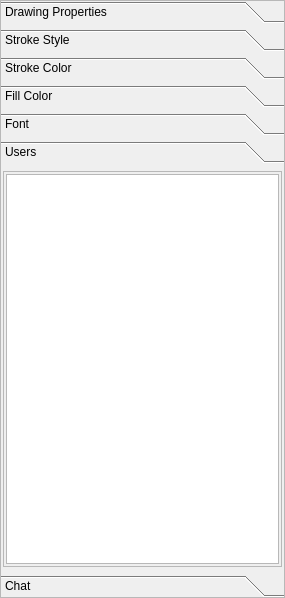
<?xml version="1.0" encoding="UTF-8"?>
<ui version="4.0">
 <class>ToolBox</class>
 <widget class="QToolBox" name="ToolBox">
  <property name="geometry">
   <rect>
    <x>0</x>
    <y>0</y>
    <width>285</width>
    <height>598</height>
   </rect>
  </property>
  <property name="windowTitle">
   <string>ToolBox</string>
  </property>
  <property name="windowIcon">
   <iconset resource="rsrc.qrc">
    <normaloff>:/icons/resources/icons/app-icons/logo_small.png</normaloff>:/icons/resources/icons/app-icons/logo_small.png</iconset>
  </property>
  <property name="autoFillBackground">
   <bool>true</bool>
  </property>
  <property name="styleSheet">
   <string>0</string>
  </property>
  <property name="frameShape">
   <enum>QFrame::StyledPanel</enum>
  </property>
  <property name="currentIndex">
   <number>5</number>
  </property>
  <widget class="QWidget" name="drawingPage">
   <property name="geometry">
    <rect>
     <x>0</x>
     <y>0</y>
     <width>283</width>
     <height>351</height>
    </rect>
   </property>
   <attribute name="icon">
    <iconset resource="rsrc.qrc">
     <normaloff>:/icons/resources/icons/app-icons/property.png</normaloff>:/icons/resources/icons/app-icons/property.png</iconset>
   </attribute>
   <attribute name="label">
    <string>Drawing Properties</string>
   </attribute>
   <layout class="QVBoxLayout" name="verticalLayout_14">
    <item>
     <widget class="QScrollArea" name="scrollArea_6">
      <property name="widgetResizable">
       <bool>true</bool>
      </property>
      <widget class="QWidget" name="scrollAreaWidgetContents_6">
       <property name="geometry">
        <rect>
         <x>0</x>
         <y>0</y>
         <width>263</width>
         <height>331</height>
        </rect>
       </property>
       <layout class="QVBoxLayout" name="verticalLayout_15">
        <item>
         <widget class="QTableWidget" name="tableWidget">
          <property name="alternatingRowColors">
           <bool>true</bool>
          </property>
          <property name="sortingEnabled">
           <bool>true</bool>
          </property>
          <attribute name="verticalHeaderVisible">
           <bool>false</bool>
          </attribute>
          <row>
           <property name="text">
            <string>New Row</string>
           </property>
          </row>
          <row>
           <property name="text">
            <string>New Row</string>
           </property>
          </row>
          <row>
           <property name="text">
            <string>New Row</string>
           </property>
          </row>
          <column>
           <property name="text">
            <string>Property</string>
           </property>
          </column>
          <column>
           <property name="text">
            <string>Value</string>
           </property>
          </column>
         </widget>
        </item>
       </layout>
      </widget>
     </widget>
    </item>
   </layout>
  </widget>
  <widget class="QWidget" name="strokeStylePage">
   <property name="geometry">
    <rect>
     <x>0</x>
     <y>0</y>
     <width>283</width>
     <height>351</height>
    </rect>
   </property>
   <attribute name="icon">
    <iconset resource="rsrc.qrc">
     <normaloff>:/icons/resources/icons/tool-icons/drawings.png</normaloff>:/icons/resources/icons/tool-icons/drawings.png</iconset>
   </attribute>
   <attribute name="label">
    <string>Stroke Style</string>
   </attribute>
   <layout class="QVBoxLayout" name="verticalLayout">
    <item>
     <widget class="QScrollArea" name="scrollArea">
      <property name="minimumSize">
       <size>
        <width>235</width>
        <height>0</height>
       </size>
      </property>
      <property name="autoFillBackground">
       <bool>false</bool>
      </property>
      <property name="styleSheet">
       <string notr="true">QScrollArea::title { 
    background-color: transparent;
     subcontrol-position: top left; /* position at the top left*/ 
     padding:2 13px;
 } 

QScrollArea { 
     border: 2px solid gray;
     background-color: lightgray;
     border-radius: 5px; 
 } </string>
      </property>
      <property name="frameShape">
       <enum>QFrame::NoFrame</enum>
      </property>
      <property name="frameShadow">
       <enum>QFrame::Plain</enum>
      </property>
      <property name="widgetResizable">
       <bool>true</bool>
      </property>
      <widget class="QWidget" name="scrollAreaWidgetContents">
       <property name="geometry">
        <rect>
         <x>0</x>
         <y>0</y>
         <width>261</width>
         <height>329</height>
        </rect>
       </property>
       <property name="minimumSize">
        <size>
         <width>200</width>
         <height>181</height>
        </size>
       </property>
       <layout class="QVBoxLayout" name="verticalLayout_2">
        <item>
         <layout class="QFormLayout" name="formLayout">
          <property name="fieldGrowthPolicy">
           <enum>QFormLayout::AllNonFixedFieldsGrow</enum>
          </property>
          <property name="labelAlignment">
           <set>Qt::AlignRight|Qt::AlignTrailing|Qt::AlignVCenter</set>
          </property>
          <property name="verticalSpacing">
           <number>10</number>
          </property>
          <item row="0" column="0">
           <widget class="QLabel" name="label_3">
            <property name="text">
             <string>Width:</string>
            </property>
            <property name="alignment">
             <set>Qt::AlignRight|Qt::AlignTrailing|Qt::AlignVCenter</set>
            </property>
           </widget>
          </item>
          <item row="0" column="1">
           <widget class="QDoubleSpinBox" name="widthSpinner">
            <property name="minimumSize">
             <size>
              <width>0</width>
              <height>0</height>
             </size>
            </property>
            <property name="maximumSize">
             <size>
              <width>16777215</width>
              <height>16777215</height>
             </size>
            </property>
            <property name="accelerated">
             <bool>true</bool>
            </property>
           </widget>
          </item>
          <item row="1" column="0">
           <widget class="QLabel" name="label">
            <property name="text">
             <string>Caps:</string>
            </property>
            <property name="alignment">
             <set>Qt::AlignRight|Qt::AlignTrailing|Qt::AlignVCenter</set>
            </property>
           </widget>
          </item>
          <item row="1" column="1">
           <layout class="QHBoxLayout" name="horizontalLayout">
            <property name="spacing">
             <number>9</number>
            </property>
            <item>
             <widget class="QPushButton" name="squareCapButton">
              <property name="maximumSize">
               <size>
                <width>32</width>
                <height>32</height>
               </size>
              </property>
              <property name="text">
               <string/>
              </property>
              <property name="icon">
               <iconset resource="rsrc.qrc">
                <normaloff>:/icons/resources/icons/app-icons/capsquare.png</normaloff>:/icons/resources/icons/app-icons/capsquare.png</iconset>
              </property>
              <property name="iconSize">
               <size>
                <width>18</width>
                <height>18</height>
               </size>
              </property>
              <property name="checkable">
               <bool>true</bool>
              </property>
              <attribute name="buttonGroup">
               <string>endCapsButtonGroup</string>
              </attribute>
             </widget>
            </item>
            <item>
             <widget class="QPushButton" name="roundCapButton">
              <property name="maximumSize">
               <size>
                <width>32</width>
                <height>32</height>
               </size>
              </property>
              <property name="text">
               <string/>
              </property>
              <property name="icon">
               <iconset resource="rsrc.qrc">
                <normaloff>:/icons/resources/icons/app-icons/capround.png</normaloff>:/icons/resources/icons/app-icons/capround.png</iconset>
              </property>
              <property name="iconSize">
               <size>
                <width>18</width>
                <height>18</height>
               </size>
              </property>
              <property name="checkable">
               <bool>true</bool>
              </property>
              <property name="default">
               <bool>false</bool>
              </property>
              <property name="flat">
               <bool>false</bool>
              </property>
              <attribute name="buttonGroup">
               <string>endCapsButtonGroup</string>
              </attribute>
             </widget>
            </item>
            <item>
             <widget class="QPushButton" name="flatCapButton">
              <property name="maximumSize">
               <size>
                <width>32</width>
                <height>32</height>
               </size>
              </property>
              <property name="text">
               <string/>
              </property>
              <property name="icon">
               <iconset resource="rsrc.qrc">
                <normaloff>:/icons/resources/icons/app-icons/capbutt.png</normaloff>:/icons/resources/icons/app-icons/capbutt.png</iconset>
              </property>
              <property name="iconSize">
               <size>
                <width>18</width>
                <height>18</height>
               </size>
              </property>
              <property name="checkable">
               <bool>true</bool>
              </property>
              <attribute name="buttonGroup">
               <string>endCapsButtonGroup</string>
              </attribute>
             </widget>
            </item>
           </layout>
          </item>
          <item row="2" column="0">
           <widget class="QLabel" name="label_2">
            <property name="text">
             <string>Joins:</string>
            </property>
            <property name="alignment">
             <set>Qt::AlignRight|Qt::AlignTrailing|Qt::AlignVCenter</set>
            </property>
           </widget>
          </item>
          <item row="2" column="1">
           <layout class="QHBoxLayout" name="horizontalLayout_2">
            <property name="spacing">
             <number>9</number>
            </property>
            <item>
             <widget class="QPushButton" name="roundJoinButton">
              <property name="maximumSize">
               <size>
                <width>32</width>
                <height>32</height>
               </size>
              </property>
              <property name="text">
               <string/>
              </property>
              <property name="icon">
               <iconset resource="rsrc.qrc">
                <normaloff>:/icons/resources/icons/app-icons/joinround.png</normaloff>:/icons/resources/icons/app-icons/joinround.png</iconset>
              </property>
              <property name="iconSize">
               <size>
                <width>18</width>
                <height>18</height>
               </size>
              </property>
              <property name="checkable">
               <bool>true</bool>
              </property>
              <attribute name="buttonGroup">
               <string>lineJoinsButtonGroup</string>
              </attribute>
             </widget>
            </item>
            <item>
             <widget class="QPushButton" name="miterJoinButton">
              <property name="maximumSize">
               <size>
                <width>32</width>
                <height>32</height>
               </size>
              </property>
              <property name="text">
               <string/>
              </property>
              <property name="icon">
               <iconset resource="rsrc.qrc">
                <normaloff>:/icons/resources/icons/app-icons/joinmiter.png</normaloff>:/icons/resources/icons/app-icons/joinmiter.png</iconset>
              </property>
              <property name="iconSize">
               <size>
                <width>18</width>
                <height>18</height>
               </size>
              </property>
              <property name="checkable">
               <bool>true</bool>
              </property>
              <attribute name="buttonGroup">
               <string>lineJoinsButtonGroup</string>
              </attribute>
             </widget>
            </item>
            <item>
             <widget class="QPushButton" name="bevelJoinButton">
              <property name="maximumSize">
               <size>
                <width>32</width>
                <height>32</height>
               </size>
              </property>
              <property name="text">
               <string/>
              </property>
              <property name="icon">
               <iconset resource="rsrc.qrc">
                <normaloff>:/icons/resources/icons/app-icons/joinbevel.png</normaloff>:/icons/resources/icons/app-icons/joinbevel.png</iconset>
              </property>
              <property name="iconSize">
               <size>
                <width>18</width>
                <height>18</height>
               </size>
              </property>
              <property name="checkable">
               <bool>true</bool>
              </property>
              <attribute name="buttonGroup">
               <string>lineJoinsButtonGroup</string>
              </attribute>
             </widget>
            </item>
           </layout>
          </item>
          <item row="3" column="0">
           <widget class="QLabel" name="label_4">
            <property name="text">
             <string>Dash:</string>
            </property>
            <property name="alignment">
             <set>Qt::AlignRight|Qt::AlignTrailing|Qt::AlignVCenter</set>
            </property>
           </widget>
          </item>
          <item row="3" column="1">
           <layout class="QHBoxLayout" name="horizontalLayout_3">
            <property name="sizeConstraint">
             <enum>QLayout::SetFixedSize</enum>
            </property>
            <item>
             <widget class="QComboBox" name="dashCombo">
              <property name="minimumSize">
               <size>
                <width>100</width>
                <height>0</height>
               </size>
              </property>
             </widget>
            </item>
            <item>
             <widget class="QDoubleSpinBox" name="dashPhaseSpinner">
              <property name="maximumSize">
               <size>
                <width>60</width>
                <height>16777215</height>
               </size>
              </property>
              <property name="accelerated">
               <bool>true</bool>
              </property>
              <property name="decimals">
               <number>1</number>
              </property>
             </widget>
            </item>
           </layout>
          </item>
         </layout>
        </item>
       </layout>
      </widget>
     </widget>
    </item>
   </layout>
  </widget>
  <widget class="QWidget" name="strokeColorPage">
   <property name="geometry">
    <rect>
     <x>0</x>
     <y>0</y>
     <width>283</width>
     <height>351</height>
    </rect>
   </property>
   <attribute name="icon">
    <iconset resource="rsrc.qrc">
     <normaloff>:/icons/resources/icons/tool-icons/color1.png</normaloff>:/icons/resources/icons/tool-icons/color1.png</iconset>
   </attribute>
   <attribute name="label">
    <string>Stroke Color</string>
   </attribute>
   <layout class="QVBoxLayout" name="verticalLayout_3">
    <item>
     <widget class="QScrollArea" name="scrollArea_2">
      <property name="styleSheet">
       <string notr="true">QScrollArea::title { 
    background-color: transparent;
     subcontrol-position: top left; /* position at the top left*/ 
     padding:2 13px;
 } 

QScrollArea { 
     border: 2px solid gray;
     background-color: lightgray;
     border-radius: 5px; 
 } </string>
      </property>
      <property name="frameShape">
       <enum>QFrame::NoFrame</enum>
      </property>
      <property name="frameShadow">
       <enum>QFrame::Plain</enum>
      </property>
      <property name="widgetResizable">
       <bool>true</bool>
      </property>
      <widget class="QWidget" name="scrollAreaWidgetContents_2">
       <property name="geometry">
        <rect>
         <x>0</x>
         <y>0</y>
         <width>246</width>
         <height>345</height>
        </rect>
       </property>
       <layout class="QVBoxLayout" name="verticalLayout_13">
        <item>
         <layout class="QVBoxLayout" name="verticalLayout_4">
          <item>
           <widget class="ColorWidget" name="strokeColor">
            <property name="toolTip">
             <string>Custom color widget</string>
            </property>
            <property name="whatsThis">
             <string>You don't care</string>
            </property>
           </widget>
          </item>
          <item>
           <layout class="QFormLayout" name="formLayout_2">
            <property name="horizontalSpacing">
             <number>22</number>
            </property>
            <property name="verticalSpacing">
             <number>9</number>
            </property>
            <property name="leftMargin">
             <number>9</number>
            </property>
            <property name="topMargin">
             <number>0</number>
            </property>
            <property name="rightMargin">
             <number>9</number>
            </property>
            <property name="bottomMargin">
             <number>9</number>
            </property>
            <item row="0" column="0">
             <widget class="QLabel" name="label_14">
              <property name="text">
               <string>Current Color:</string>
              </property>
             </widget>
            </item>
            <item row="0" column="1">
             <widget class="QLabel" name="strokeColorLabel">
              <property name="styleSheet">
               <string notr="true">QLabel {
	border: 1px solid 
}</string>
              </property>
              <property name="text">
               <string/>
              </property>
             </widget>
            </item>
            <item row="1" column="0">
             <widget class="QLabel" name="label_6">
              <property name="text">
               <string>Stroke Enabled:</string>
              </property>
             </widget>
            </item>
            <item row="1" column="1">
             <widget class="QCheckBox" name="shouldStrokeCheckbox">
              <property name="layoutDirection">
               <enum>Qt::RightToLeft</enum>
              </property>
              <property name="text">
               <string/>
              </property>
             </widget>
            </item>
           </layout>
          </item>
         </layout>
        </item>
       </layout>
      </widget>
     </widget>
    </item>
   </layout>
  </widget>
  <widget class="QWidget" name="strokeFillPage">
   <property name="geometry">
    <rect>
     <x>0</x>
     <y>0</y>
     <width>283</width>
     <height>351</height>
    </rect>
   </property>
   <property name="autoFillBackground">
    <bool>true</bool>
   </property>
   <attribute name="icon">
    <iconset resource="rsrc.qrc">
     <normaloff>:/icons/resources/icons/tool-icons/color1.png</normaloff>:/icons/resources/icons/tool-icons/color1.png</iconset>
   </attribute>
   <attribute name="label">
    <string>Fill Color</string>
   </attribute>
   <layout class="QVBoxLayout" name="verticalLayout_9">
    <item>
     <widget class="QScrollArea" name="scrollArea_3">
      <property name="autoFillBackground">
       <bool>true</bool>
      </property>
      <property name="styleSheet">
       <string notr="true">QScrollArea::title { 
    background-color: transparent;
     subcontrol-position: top left; /* position at the top left*/ 
     padding:2 13px;
 } 

QScrollArea { 
     border: 2px solid gray;
     background-color: lightgray;
     border-radius: 5px; 
 } 
</string>
      </property>
      <property name="frameShape">
       <enum>QFrame::NoFrame</enum>
      </property>
      <property name="frameShadow">
       <enum>QFrame::Plain</enum>
      </property>
      <property name="widgetResizable">
       <bool>true</bool>
      </property>
      <widget class="QWidget" name="scrollAreaWidgetContents_3">
       <property name="geometry">
        <rect>
         <x>0</x>
         <y>0</y>
         <width>246</width>
         <height>339</height>
        </rect>
       </property>
       <property name="minimumSize">
        <size>
         <width>0</width>
         <height>0</height>
        </size>
       </property>
       <property name="autoFillBackground">
        <bool>true</bool>
       </property>
       <layout class="QVBoxLayout" name="verticalLayout_12">
        <item>
         <layout class="QVBoxLayout" name="verticalLayout_5">
          <property name="spacing">
           <number>0</number>
          </property>
          <item>
           <widget class="ColorWidget" name="fillColor">
            <property name="toolTip">
             <string>Custom color widget</string>
            </property>
            <property name="whatsThis">
             <string>You don't care</string>
            </property>
           </widget>
          </item>
          <item>
           <layout class="QFormLayout" name="formLayout_3">
            <property name="sizeConstraint">
             <enum>QLayout::SetMaximumSize</enum>
            </property>
            <property name="fieldGrowthPolicy">
             <enum>QFormLayout::AllNonFixedFieldsGrow</enum>
            </property>
            <property name="labelAlignment">
             <set>Qt::AlignRight|Qt::AlignTrailing|Qt::AlignVCenter</set>
            </property>
            <property name="formAlignment">
             <set>Qt::AlignRight|Qt::AlignTop|Qt::AlignTrailing</set>
            </property>
            <property name="horizontalSpacing">
             <number>22</number>
            </property>
            <property name="verticalSpacing">
             <number>9</number>
            </property>
            <property name="leftMargin">
             <number>9</number>
            </property>
            <property name="topMargin">
             <number>0</number>
            </property>
            <property name="rightMargin">
             <number>9</number>
            </property>
            <property name="bottomMargin">
             <number>9</number>
            </property>
            <item row="0" column="0">
             <widget class="QLabel" name="label_8">
              <property name="text">
               <string>Current Color:</string>
              </property>
             </widget>
            </item>
            <item row="0" column="1">
             <widget class="QLabel" name="fillColorLabel">
              <property name="minimumSize">
               <size>
                <width>0</width>
                <height>0</height>
               </size>
              </property>
              <property name="maximumSize">
               <size>
                <width>16777215</width>
                <height>16777215</height>
               </size>
              </property>
              <property name="layoutDirection">
               <enum>Qt::LeftToRight</enum>
              </property>
              <property name="styleSheet">
               <string notr="true">QLabel {
	border: 1px solid black;
}</string>
              </property>
              <property name="text">
               <string/>
              </property>
              <property name="alignment">
               <set>Qt::AlignRight|Qt::AlignTrailing|Qt::AlignVCenter</set>
              </property>
             </widget>
            </item>
            <item row="1" column="0">
             <widget class="QLabel" name="label_9">
              <property name="autoFillBackground">
               <bool>false</bool>
              </property>
              <property name="text">
               <string>Fill Enabled:</string>
              </property>
              <property name="alignment">
               <set>Qt::AlignRight|Qt::AlignTrailing|Qt::AlignVCenter</set>
              </property>
             </widget>
            </item>
            <item row="1" column="1">
             <widget class="QCheckBox" name="shouldFillCheckbox">
              <property name="layoutDirection">
               <enum>Qt::RightToLeft</enum>
              </property>
              <property name="autoFillBackground">
               <bool>false</bool>
              </property>
              <property name="text">
               <string/>
              </property>
             </widget>
            </item>
           </layout>
          </item>
         </layout>
        </item>
       </layout>
      </widget>
     </widget>
    </item>
   </layout>
  </widget>
  <widget class="QWidget" name="fontPage">
   <property name="geometry">
    <rect>
     <x>0</x>
     <y>0</y>
     <width>283</width>
     <height>351</height>
    </rect>
   </property>
   <attribute name="icon">
    <iconset resource="rsrc.qrc">
     <normaloff>:/icons/resources/icons/tool-icons/text.png</normaloff>:/icons/resources/icons/tool-icons/text.png</iconset>
   </attribute>
   <attribute name="label">
    <string>Font</string>
   </attribute>
   <layout class="QVBoxLayout" name="verticalLayout_6">
    <item>
     <widget class="QScrollArea" name="scrollArea_4">
      <property name="minimumSize">
       <size>
        <width>0</width>
        <height>0</height>
       </size>
      </property>
      <property name="styleSheet">
       <string notr="true">QScrollArea::title { 
    background-color: transparent;
     subcontrol-position: top left; /* position at the top left*/ 
     padding:2 13px;
 } 

QScrollArea { 
     border: 2px solid gray;
     background-color: lightgray;
     border-radius: 5px; 
 } 
</string>
      </property>
      <property name="widgetResizable">
       <bool>true</bool>
      </property>
      <widget class="QWidget" name="scrollAreaWidgetContents_4">
       <property name="geometry">
        <rect>
         <x>0</x>
         <y>0</y>
         <width>261</width>
         <height>329</height>
        </rect>
       </property>
       <property name="minimumSize">
        <size>
         <width>180</width>
         <height>0</height>
        </size>
       </property>
       <layout class="QVBoxLayout" name="verticalLayout_8">
        <item>
         <layout class="QFormLayout" name="formLayout_4">
          <property name="sizeConstraint">
           <enum>QLayout::SetMinimumSize</enum>
          </property>
          <property name="fieldGrowthPolicy">
           <enum>QFormLayout::AllNonFixedFieldsGrow</enum>
          </property>
          <property name="labelAlignment">
           <set>Qt::AlignRight|Qt::AlignTrailing|Qt::AlignVCenter</set>
          </property>
          <property name="horizontalSpacing">
           <number>0</number>
          </property>
          <property name="verticalSpacing">
           <number>0</number>
          </property>
          <item row="0" column="0">
           <widget class="QLabel" name="label_7">
            <property name="text">
             <string>Family:</string>
            </property>
           </widget>
          </item>
          <item row="0" column="1">
           <widget class="QFontComboBox" name="fontComboBox">
            <property name="maximumSize">
             <size>
              <width>16777215</width>
              <height>16777215</height>
             </size>
            </property>
           </widget>
          </item>
          <item row="1" column="0">
           <widget class="QLabel" name="label_10">
            <property name="text">
             <string>Style:</string>
            </property>
           </widget>
          </item>
          <item row="1" column="1">
           <layout class="QHBoxLayout" name="horizontalLayout_6">
            <property name="spacing">
             <number>6</number>
            </property>
            <item>
             <widget class="QPushButton" name="fontStyleBoldButton">
              <property name="maximumSize">
               <size>
                <width>24</width>
                <height>24</height>
               </size>
              </property>
              <property name="text">
               <string/>
              </property>
              <property name="icon">
               <iconset resource="rsrc.qrc">
                <normaloff>:/icons/resources/icons/app-icons/bold.png</normaloff>:/icons/resources/icons/app-icons/bold.png</iconset>
              </property>
              <property name="iconSize">
               <size>
                <width>18</width>
                <height>18</height>
               </size>
              </property>
              <property name="checkable">
               <bool>true</bool>
              </property>
             </widget>
            </item>
            <item>
             <widget class="QPushButton" name="fontStyleItalicButton">
              <property name="maximumSize">
               <size>
                <width>24</width>
                <height>24</height>
               </size>
              </property>
              <property name="text">
               <string/>
              </property>
              <property name="icon">
               <iconset resource="rsrc.qrc">
                <normaloff>:/icons/resources/icons/app-icons/italic.png</normaloff>:/icons/resources/icons/app-icons/italic.png</iconset>
              </property>
              <property name="iconSize">
               <size>
                <width>18</width>
                <height>18</height>
               </size>
              </property>
              <property name="checkable">
               <bool>true</bool>
              </property>
             </widget>
            </item>
           </layout>
          </item>
          <item row="2" column="0">
           <widget class="QLabel" name="label_11">
            <property name="text">
             <string>Size:</string>
            </property>
           </widget>
          </item>
          <item row="2" column="1">
           <widget class="QDoubleSpinBox" name="fontSizeSpinner">
            <property name="maximumSize">
             <size>
              <width>100</width>
              <height>16777215</height>
             </size>
            </property>
            <property name="accelerated">
             <bool>true</bool>
            </property>
           </widget>
          </item>
          <item row="3" column="0">
           <widget class="QLabel" name="label_12">
            <property name="text">
             <string>Text:</string>
            </property>
           </widget>
          </item>
          <item row="3" column="1">
           <widget class="QPlainTextEdit" name="fontTextArea">
            <property name="minimumSize">
             <size>
              <width>0</width>
              <height>0</height>
             </size>
            </property>
           </widget>
          </item>
          <item row="4" column="0">
           <widget class="QLabel" name="label_13">
            <property name="text">
             <string>Char left:</string>
            </property>
           </widget>
          </item>
          <item row="4" column="1">
           <widget class="QLCDNumber" name="charCounter">
            <property name="frameShape">
             <enum>QFrame::NoFrame</enum>
            </property>
            <property name="numDigits">
             <number>3</number>
            </property>
            <property name="segmentStyle">
             <enum>QLCDNumber::Flat</enum>
            </property>
            <property name="value" stdset="0">
             <double>512.000000000000000</double>
            </property>
           </widget>
          </item>
         </layout>
        </item>
       </layout>
      </widget>
     </widget>
    </item>
   </layout>
  </widget>
  <widget class="QWidget" name="usersPage">
   <property name="geometry">
    <rect>
     <x>0</x>
     <y>0</y>
     <width>283</width>
     <height>351</height>
    </rect>
   </property>
   <attribute name="icon">
    <iconset resource="rsrc.qrc">
     <normaloff>:/icons/resources/icons/app-icons/users.png</normaloff>:/icons/resources/icons/app-icons/users.png</iconset>
   </attribute>
   <attribute name="label">
    <string>Users</string>
   </attribute>
   <layout class="QVBoxLayout" name="verticalLayout_10">
    <property name="spacing">
     <number>6</number>
    </property>
    <property name="margin">
     <number>2</number>
    </property>
    <item>
     <widget class="QScrollArea" name="scrollArea_5">
      <property name="widgetResizable">
       <bool>true</bool>
      </property>
      <widget class="QWidget" name="scrollAreaWidgetContents_5">
       <property name="geometry">
        <rect>
         <x>0</x>
         <y>0</y>
         <width>277</width>
         <height>345</height>
        </rect>
       </property>
       <layout class="QVBoxLayout" name="verticalLayout_11">
        <property name="margin">
         <number>2</number>
        </property>
        <item>
         <widget class="QTreeView" name="treeView">
          <property name="sortingEnabled">
           <bool>true</bool>
          </property>
          <property name="animated">
           <bool>true</bool>
          </property>
          <attribute name="headerDefaultSectionSize">
           <number>0</number>
          </attribute>
         </widget>
        </item>
       </layout>
      </widget>
     </widget>
    </item>
   </layout>
  </widget>
  <widget class="QWidget" name="chatPage">
   <property name="geometry">
    <rect>
     <x>0</x>
     <y>0</y>
     <width>283</width>
     <height>351</height>
    </rect>
   </property>
   <attribute name="icon">
    <iconset resource="rsrc.qrc">
     <normaloff>:/icons/resources/icons/app-icons/chat.png</normaloff>:/icons/resources/icons/app-icons/chat.png</iconset>
   </attribute>
   <attribute name="label">
    <string>Chat</string>
   </attribute>
   <layout class="QVBoxLayout" name="verticalLayout_7">
    <item>
     <widget class="CustomChatWidget" name="chatWidget">
      <property name="toolTip">
       <string>Custom widget</string>
      </property>
      <property name="whatsThis">
       <string>You don't care</string>
      </property>
     </widget>
    </item>
   </layout>
  </widget>
  <action name="actionCapSquare">
   <property name="checkable">
    <bool>true</bool>
   </property>
   <property name="icon">
    <iconset resource="rsrc.qrc">
     <normaloff>:/icons/resources/icons/app-icons/capsquare.png</normaloff>:/icons/resources/icons/app-icons/capsquare.png</iconset>
   </property>
   <property name="text">
    <string>capSquare</string>
   </property>
  </action>
  <action name="actionCapRound">
   <property name="checkable">
    <bool>true</bool>
   </property>
   <property name="icon">
    <iconset resource="rsrc.qrc">
     <normaloff>:/icons/resources/icons/app-icons/capround.png</normaloff>:/icons/resources/icons/app-icons/capround.png</iconset>
   </property>
   <property name="text">
    <string>capRound</string>
   </property>
  </action>
  <action name="actionCapFlat">
   <property name="checkable">
    <bool>true</bool>
   </property>
   <property name="icon">
    <iconset resource="rsrc.qrc">
     <normaloff>:/icons/resources/icons/app-icons/capbutt.png</normaloff>:/icons/resources/icons/app-icons/capbutt.png</iconset>
   </property>
   <property name="text">
    <string>capFlat</string>
   </property>
  </action>
  <action name="actionJoinRound">
   <property name="checkable">
    <bool>true</bool>
   </property>
   <property name="icon">
    <iconset resource="rsrc.qrc">
     <normaloff>:/icons/resources/icons/app-icons/joinround.png</normaloff>:/icons/resources/icons/app-icons/joinround.png</iconset>
   </property>
   <property name="text">
    <string>joinRound</string>
   </property>
  </action>
  <action name="actionJoinMiter">
   <property name="checkable">
    <bool>true</bool>
   </property>
   <property name="icon">
    <iconset resource="rsrc.qrc">
     <normaloff>:/icons/resources/icons/app-icons/joinmiter.png</normaloff>:/icons/resources/icons/app-icons/joinmiter.png</iconset>
   </property>
   <property name="text">
    <string>joinMiter</string>
   </property>
  </action>
  <action name="actionJoinBevel">
   <property name="checkable">
    <bool>true</bool>
   </property>
   <property name="icon">
    <iconset resource="rsrc.qrc">
     <normaloff>:/icons/resources/icons/app-icons/joinbevel.png</normaloff>:/icons/resources/icons/app-icons/joinbevel.png</iconset>
   </property>
   <property name="text">
    <string>joinBevel</string>
   </property>
  </action>
  <action name="actionStrokeColor">
   <property name="icon">
    <iconset resource="rsrc.qrc">
     <normaloff>:/icons/resources/icons/tool-icons/color1.png</normaloff>:/icons/resources/icons/tool-icons/color1.png</iconset>
   </property>
   <property name="text">
    <string>strokeColor</string>
   </property>
  </action>
  <action name="actionFillColor">
   <property name="icon">
    <iconset resource="rsrc.qrc">
     <normaloff>:/icons/resources/icons/tool-icons/color1.png</normaloff>:/icons/resources/icons/tool-icons/color1.png</iconset>
   </property>
   <property name="text">
    <string>fillColor</string>
   </property>
  </action>
  <action name="actionShouldFill">
   <property name="checkable">
    <bool>true</bool>
   </property>
   <property name="text">
    <string>shouldFill</string>
   </property>
  </action>
  <action name="actionShouldStroke">
   <property name="checkable">
    <bool>true</bool>
   </property>
   <property name="text">
    <string>shouldStroke</string>
   </property>
  </action>
  <action name="actionWidthChange">
   <property name="text">
    <string>widthChange</string>
   </property>
  </action>
  <action name="actionDashSet">
   <property name="text">
    <string>dashSet</string>
   </property>
  </action>
  <action name="actionDashPhaseChange">
   <property name="text">
    <string>dashPhaseChange</string>
   </property>
  </action>
  <action name="actionFontStyleBold">
   <property name="checkable">
    <bool>true</bool>
   </property>
   <property name="icon">
    <iconset resource="rsrc.qrc">
     <normaloff>:/icons/resources/icons/app-icons/bold.png</normaloff>:/icons/resources/icons/app-icons/bold.png</iconset>
   </property>
   <property name="text">
    <string>fontStyleBold</string>
   </property>
  </action>
  <action name="actionFontStyleItalic">
   <property name="checkable">
    <bool>true</bool>
   </property>
   <property name="icon">
    <iconset resource="rsrc.qrc">
     <normaloff>:/icons/resources/icons/app-icons/italic.png</normaloff>:/icons/resources/icons/app-icons/italic.png</iconset>
   </property>
   <property name="text">
    <string>fontStyleItalic</string>
   </property>
  </action>
  <action name="actionFontFamilySet">
   <property name="icon">
    <iconset resource="rsrc.qrc">
     <normaloff>:/icons/resources/icons/tool-icons/text.png</normaloff>:/icons/resources/icons/tool-icons/text.png</iconset>
   </property>
   <property name="text">
    <string>fontFamilySet</string>
   </property>
  </action>
  <action name="actionFontSizeSet">
   <property name="text">
    <string>fontSizeSet</string>
   </property>
  </action>
  <action name="actionChangeCharCounter">
   <property name="text">
    <string>changeCharCounter</string>
   </property>
  </action>
 </widget>
 <customwidgets>
  <customwidget>
   <class>ColorWidget</class>
   <extends>QWidget</extends>
   <header>ColorWidget</header>
  </customwidget>
  <customwidget>
   <class>CustomChatWidget</class>
   <extends>QTabWidget</extends>
   <header>CustomChatWidget</header>
   <container>1</container>
  </customwidget>
 </customwidgets>
 <resources>
  <include location="rsrc.qrc"/>
 </resources>
 <connections>
  <connection>
   <sender>shouldFillCheckbox</sender>
   <signal>toggled(bool)</signal>
   <receiver>actionShouldFill</receiver>
   <slot>toggle()</slot>
   <hints>
    <hint type="sourcelabel">
     <x>234</x>
     <y>459</y>
    </hint>
    <hint type="destinationlabel">
     <x>-1</x>
     <y>-1</y>
    </hint>
   </hints>
  </connection>
  <connection>
   <sender>roundCapButton</sender>
   <signal>toggled(bool)</signal>
   <receiver>actionCapRound</receiver>
   <slot>toggle()</slot>
   <hints>
    <hint type="sourcelabel">
     <x>169</x>
     <y>161</y>
    </hint>
    <hint type="destinationlabel">
     <x>-1</x>
     <y>-1</y>
    </hint>
   </hints>
  </connection>
  <connection>
   <sender>dashCombo</sender>
   <signal>currentIndexChanged(int)</signal>
   <receiver>actionDashSet</receiver>
   <slot>trigger()</slot>
   <hints>
    <hint type="sourcelabel">
     <x>172</x>
     <y>244</y>
    </hint>
    <hint type="destinationlabel">
     <x>-1</x>
     <y>-1</y>
    </hint>
   </hints>
  </connection>
  <connection>
   <sender>widthSpinner</sender>
   <signal>valueChanged(double)</signal>
   <receiver>actionWidthChange</receiver>
   <slot>trigger()</slot>
   <hints>
    <hint type="sourcelabel">
     <x>235</x>
     <y>122</y>
    </hint>
    <hint type="destinationlabel">
     <x>-1</x>
     <y>-1</y>
    </hint>
   </hints>
  </connection>
  <connection>
   <sender>bevelJoinButton</sender>
   <signal>toggled(bool)</signal>
   <receiver>actionJoinBevel</receiver>
   <slot>toggle()</slot>
   <hints>
    <hint type="sourcelabel">
     <x>222</x>
     <y>201</y>
    </hint>
    <hint type="destinationlabel">
     <x>-1</x>
     <y>-1</y>
    </hint>
   </hints>
  </connection>
  <connection>
   <sender>miterJoinButton</sender>
   <signal>toggled(bool)</signal>
   <receiver>actionJoinMiter</receiver>
   <slot>toggle()</slot>
   <hints>
    <hint type="sourcelabel">
     <x>169</x>
     <y>201</y>
    </hint>
    <hint type="destinationlabel">
     <x>-1</x>
     <y>-1</y>
    </hint>
   </hints>
  </connection>
  <connection>
   <sender>flatCapButton</sender>
   <signal>toggled(bool)</signal>
   <receiver>actionCapFlat</receiver>
   <slot>toggle()</slot>
   <hints>
    <hint type="sourcelabel">
     <x>222</x>
     <y>161</y>
    </hint>
    <hint type="destinationlabel">
     <x>-1</x>
     <y>-1</y>
    </hint>
   </hints>
  </connection>
  <connection>
   <sender>squareCapButton</sender>
   <signal>toggled(bool)</signal>
   <receiver>actionCapSquare</receiver>
   <slot>toggle()</slot>
   <hints>
    <hint type="sourcelabel">
     <x>116</x>
     <y>161</y>
    </hint>
    <hint type="destinationlabel">
     <x>-1</x>
     <y>-1</y>
    </hint>
   </hints>
  </connection>
  <connection>
   <sender>roundJoinButton</sender>
   <signal>toggled(bool)</signal>
   <receiver>actionJoinRound</receiver>
   <slot>toggle()</slot>
   <hints>
    <hint type="sourcelabel">
     <x>116</x>
     <y>201</y>
    </hint>
    <hint type="destinationlabel">
     <x>-1</x>
     <y>-1</y>
    </hint>
   </hints>
  </connection>
  <connection>
   <sender>dashPhaseSpinner</sender>
   <signal>valueChanged(double)</signal>
   <receiver>actionDashPhaseChange</receiver>
   <slot>trigger()</slot>
   <hints>
    <hint type="sourcelabel">
     <x>234</x>
     <y>244</y>
    </hint>
    <hint type="destinationlabel">
     <x>-1</x>
     <y>-1</y>
    </hint>
   </hints>
  </connection>
  <connection>
   <sender>fontTextArea</sender>
   <signal>textChanged()</signal>
   <receiver>actionChangeCharCounter</receiver>
   <slot>trigger()</slot>
   <hints>
    <hint type="sourcelabel">
     <x>195</x>
     <y>363</y>
    </hint>
    <hint type="destinationlabel">
     <x>-1</x>
     <y>-1</y>
    </hint>
   </hints>
  </connection>
  <connection>
   <sender>fontComboBox</sender>
   <signal>currentIndexChanged(int)</signal>
   <receiver>actionFontFamilySet</receiver>
   <slot>trigger()</slot>
   <hints>
    <hint type="sourcelabel">
     <x>159</x>
     <y>212</y>
    </hint>
    <hint type="destinationlabel">
     <x>-1</x>
     <y>-1</y>
    </hint>
   </hints>
  </connection>
  <connection>
   <sender>fontSizeSpinner</sender>
   <signal>valueChanged(double)</signal>
   <receiver>actionFontSizeSet</receiver>
   <slot>trigger()</slot>
   <hints>
    <hint type="sourcelabel">
     <x>133</x>
     <y>269</y>
    </hint>
    <hint type="destinationlabel">
     <x>-1</x>
     <y>-1</y>
    </hint>
   </hints>
  </connection>
  <connection>
   <sender>fontStyleBoldButton</sender>
   <signal>toggled(bool)</signal>
   <receiver>actionFontStyleBold</receiver>
   <slot>toggle()</slot>
   <hints>
    <hint type="sourcelabel">
     <x>128</x>
     <y>240</y>
    </hint>
    <hint type="destinationlabel">
     <x>-1</x>
     <y>-1</y>
    </hint>
   </hints>
  </connection>
  <connection>
   <sender>fontStyleItalicButton</sender>
   <signal>toggled(bool)</signal>
   <receiver>actionFontStyleItalic</receiver>
   <slot>toggle()</slot>
   <hints>
    <hint type="sourcelabel">
     <x>190</x>
     <y>240</y>
    </hint>
    <hint type="destinationlabel">
     <x>-1</x>
     <y>-1</y>
    </hint>
   </hints>
  </connection>
  <connection>
   <sender>strokeColor</sender>
   <signal>colorChanged(QColor)</signal>
   <receiver>ToolBox</receiver>
   <slot>strokeColorChanged(QColor)</slot>
   <hints>
    <hint type="sourcelabel">
     <x>189</x>
     <y>270</y>
    </hint>
    <hint type="destinationlabel">
     <x>256</x>
     <y>384</y>
    </hint>
   </hints>
  </connection>
  <connection>
   <sender>fillColor</sender>
   <signal>colorChanged(QColor)</signal>
   <receiver>ToolBox</receiver>
   <slot>fillColorChanged(QColor)</slot>
   <hints>
    <hint type="sourcelabel">
     <x>164</x>
     <y>249</y>
    </hint>
    <hint type="destinationlabel">
     <x>257</x>
     <y>432</y>
    </hint>
   </hints>
  </connection>
  <connection>
   <sender>shouldStrokeCheckbox</sender>
   <signal>toggled(bool)</signal>
   <receiver>actionShouldStroke</receiver>
   <slot>toggle()</slot>
   <hints>
    <hint type="sourcelabel">
     <x>234</x>
     <y>424</y>
    </hint>
    <hint type="destinationlabel">
     <x>-1</x>
     <y>-1</y>
    </hint>
   </hints>
  </connection>
 </connections>
 <slots>
  <slot>strokeColorChanged(QColor)</slot>
  <slot>fillColorChanged(QColor)</slot>
 </slots>
 <buttongroups>
  <buttongroup name="lineJoinsButtonGroup"/>
  <buttongroup name="endCapsButtonGroup"/>
 </buttongroups>
</ui>
